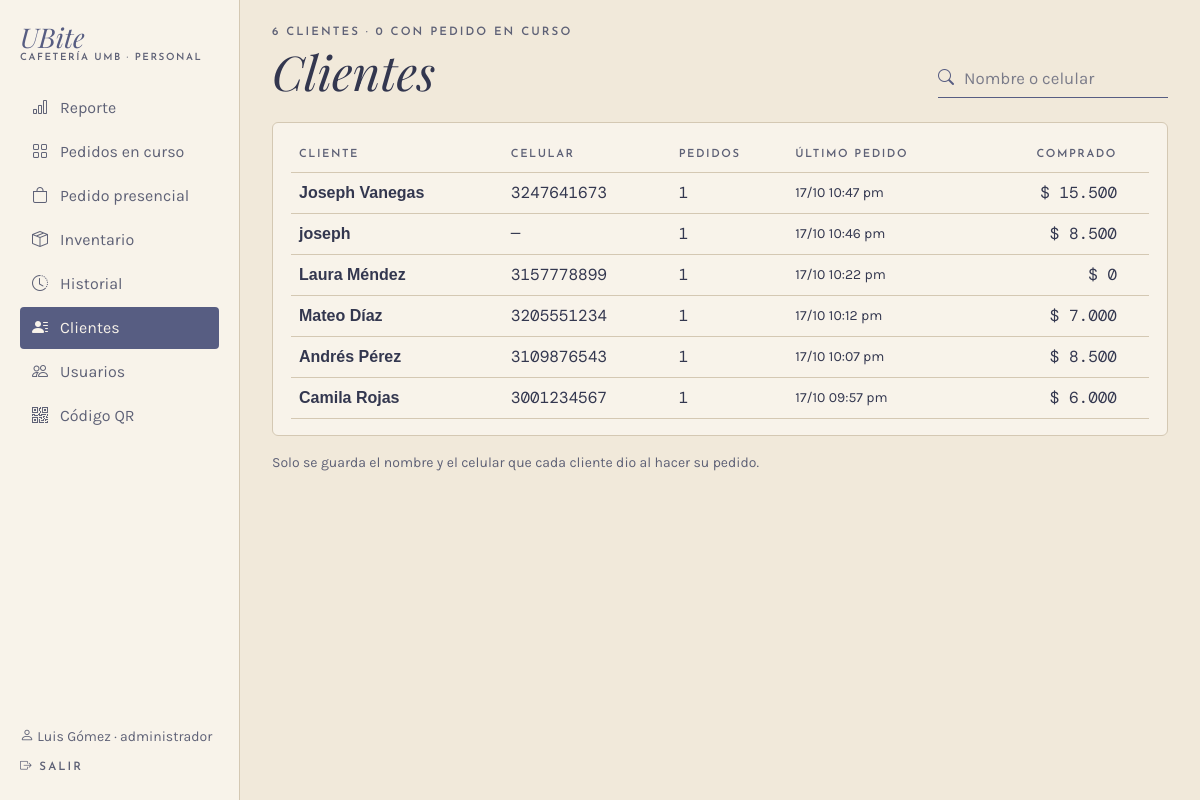
/admin/clientes (signed in), run on the app's committed database.
### app/models.py (models this page shows, shortened)
class Usuario(UserMixin, db.Model):
    __tablename__ = "usuario"
    __table_args__ = (
        db.CheckConstraint("rol IN ('cajero', 'administrador')", name="ck_usuario_rol"),
    )
    id_usuario = db.Column(db.Integer, primary_key=True, autoincrement=True)
    nombre = db.Column(db.Text, nullable=False)
    rol = db.Column(db.Text, nullable=False)
    username = db.Column(db.Text, nullable=False, unique=True)
    password_hash = db.Column(db.Text, nullable=False)
    activo = db.Column(db.Boolean, nullable=False, default=True)
    @property
    def is_active(self):
        return bool(self.activo)

class Cliente(db.Model):
    __tablename__ = "cliente"
    id_cliente = db.Column(db.Integer, primary_key=True, autoincrement=True)
    nombre = db.Column(db.Text, nullable=False)
    telefono = db.Column(db.Text, nullable=False)
    fecha_registro = db.Column(db.DateTime, nullable=False, default=ahora)
    suscripcion_push = db.Column(db.Text)
    pedidos = db.relationship("Pedido", back_populates="cliente", lazy=True)

class Pedido(db.Model):
    __tablename__ = "pedido"
    __table_args__ = (
        db.CheckConstraint("origen IN ('qr', 'presencial')", name="ck_pedido_origen"),
        db.CheckConstraint(
            "estado IN ('en_cola', 'en_preparacion', 'listo', 'entregado', 'cancelado')",
            name="ck_pedido_estado"),
        db.CheckConstraint("total >= 0", name="ck_pedido_total"),
    )
    TRANSICIONES = {
        "en_cola": {"en_preparacion", "listo", "cancelado"},
        "en_preparacion": {"listo", "cancelado"},
        "listo": {"entregado", "cancelado"},
        "entregado": set(),
        "cancelado": set(),
    }
    id_pedido = db.Column(db.Integer, primary_key=True, autoincrement=True)
    codigo = db.Column(db.Text, nullable=False, unique=True)
    id_cliente = db.Column(db.Integer, db.ForeignKey("cliente.id_cliente"), nullable=False)
    id_usuario = db.Column(db.Integer, db.ForeignKey("usuario.id_usuario"))
    fecha_hora = db.Column(db.DateTime, nullable=False, default=ahora)
    origen = db.Column(db.Text, nullable=False)
    estado = db.Column(db.Text, nullable=False, default="en_cola")
    total = db.Column(db.Float, nullable=False, default=0)
    cliente = db.relationship("Cliente", back_populates="pedidos")
    usuario = db.relationship("Usuario")
    detalles = db.relationship("DetallePedido", back_populates="pedido", lazy=True,
                               cascade="all, delete-orphan")
    pagos = db.relationship("Pago", back_populates="pedido", lazy=True)
    transacciones = db.relationship("Transaccion", back_populates="pedido", lazy=True)
    notificaciones = db.relationship("Notificacion", back_populates="pedido", lazy=True)

### app/routes/admin.py (the view)
@bp.route("/clientes")
@rol_requerido("administrador")
def clientes():
    buscar = request.args.get("buscar", "").strip()
    filas = gestion.clientes(buscar)
    return render_template("admin/clientes.html", filas=filas, buscar=buscar,
                           activos=sum(1 for f in filas if f["activo"]))

### app/__init__.py (called while the page is built)
def pesos(valor):
    return f"{valor:,.0f}".replace(",", ".")

@login_manager.user_loader
def cargar_usuario(id_usuario):
    from .models import Usuario
    return db.session.get(Usuario, int(id_usuario))

### app/database.py (called while the page is built)
@event.listens_for(Engine, "begin")
def _iniciar(conexion):
    conexion.exec_driver_sql("BEGIN IMMEDIATE" if _escritura.get() else "BEGIN")

### app/gestion.py (called while the page is built)
def clientes(buscar=""):
    q = Cliente.query
    if buscar:
        q = q.filter(Cliente.nombre.ilike(f"%{buscar}%") | Cliente.telefono.like(f"%{buscar}%"))
    filas = []
    for c in q.all():
        hechos = [p for p in c.pedidos if p.estado != "cancelado"]
        filas.append({
            "cliente": c,
            "pedidos": len(c.pedidos),
            "gastado": sum(p.total for p in hechos if p.estado == "entregado"),
            "ultimo": max((p.fecha_hora for p in c.pedidos), default=None),
            "activo": any(p.estado in ACTIVOS for p in c.pedidos),
        })
    filas.sort(key=lambda f: (not f["activo"], f["ultimo"] is None, -(f["ultimo"].timestamp() if f["ultimo"] else 0)))
    return filas

### app/routes/__init__.py (called while the page is built)
def rol_requerido(*roles):
    def decorador(vista):
        @wraps(vista)
        @login_required
        def envoltura(*args, **kwargs):
            if current_user.rol not in roles:
                abort(403)
            return vista(*args, **kwargs)
        return envoltura
    return decorador

def datos_menu():
    if not current_user.is_authenticated:
        return {}
    from flask import request
    admin = current_user.rol == "administrador"
    seccion = request.endpoint
    if seccion in ("inventario.entrada", "inventario.producto"):
        seccion = "inventario.lista"
    return {"es_admin": admin, "seccion": seccion,
            "menu_personal": MENU_ADMIN if admin else MENU_CAJERO,
            "menu_inferior": INFERIOR_ADMIN if admin else INFERIOR_CAJERO}

### app/routes/cliente.py (called while the page is built)
@bp.app_context_processor
def datos_carrito():
    carrito = session.get("carrito", {})
    return {"unidades_carrito": sum(carrito.values())}

### app/templates/admin/clientes.html (shortened to what this page needs)
{% extends "caja/_base.html" %}
{% set titulo_barra = "Clientes" %}
{% block panel %}
<div class="d-flex flex-wrap justify-content-between align-items-end gap-3 mb-4">
  <div>
    <p class="etiqueta mb-1">{{ filas|length }} clientes · {{ activos }} con pedido en curso</p>
    <h1 class="titulo display-5 mb-0 d-none d-lg-block">Clientes</h1>
  </div>
  <form method="get" class="campo-icono buscador"><i class="bi bi-search"></i>
    <input class="form-control linea-campo" name="buscar" value="{{ buscar }}" placeholder="Nombre o celular">
  </form>
</div>
<div class="tarjeta">
  <div class="table-responsive">
  <table class="table tabla-ubite align-middle mb-0">
    <thead><tr><th>Cliente</th><th>Celular</th><th>Pedidos</th><th>Último pedido</th><th class="text-end">Comprado</th><th></th></tr></thead>
    <tbody>
    {% for f in filas %}
    <tr>
      <td class="fw-bold">{{ f.cliente.nombre }}</td>
      <td class="mono">{{ f.cliente.telefono or "—" }}</td>
      <td class="mono">{{ f.pedidos }}</td>
      <td class="small">{{ f.ultimo.strftime('%d/%m %I:%M %p').lower() if f.ultimo else "—" }}</td>
      <td class="mono text-end">$ {{ f.gastado|pesos }}</td>
      <td class="text-end">{% if f.activo %}<span class="chip chip-oscuro">Pedido en curso</span>{% endif %}</td>
    </tr>
    {% else %}
    <tr><td colspan="6" class="suave">No hay clientes{{ " con esa búsqueda" if buscar }}.</td></tr>
    {% endfor %}
    </tbody>
  </table>
  </div>
</div>
<p class="small suave mt-3">Solo se guarda el nombre y el celular que cada cliente dio al hacer su pedido.</p>
{% endblock %}

### app/templates/caja/_base.html (shortened to what this page needs)
{% extends "base.html" %}
{% block clase_main %}{{ 'con-lateral' if es_admin }} container-xl py-4 con-barra-inferior{% endblock %}
{% block encabezado %}
{% if es_admin %}
<aside class="lateral d-none d-lg-flex">
  <a class="marca mb-4" href="{{ url_for('admin.reporte') }}"><span class="nombre">UBite</span><span class="sub">Cafetería UMB · Personal</span></a>
  <nav>
    {% for ruta, texto, icono in menu_personal %}
    <a href="{{ url_for(ruta) }}" class="{{ 'activo' if seccion == ruta }}"><i class="bi {{ icono }}"></i>{{ texto }}</a>
    {% endfor %}
  </nav>
  <div class="mt-auto pt-4 small">
    <div class="suave mb-2"><i class="bi bi-person"></i> {{ current_user.nombre }} · {{ current_user.rol }}</div>
    <a href="{{ url_for('auth.salir') }}" class="etiqueta text-decoration-none"><i class="bi bi-box-arrow-right"></i> Salir</a>
  </div>
</aside>
{% endif %}
{% endblock %}
{% block contenido %}
{% block panel %}{% endblock %}
{% endblock %}

### app/static/css/ubite.css (style rules this page uses)
:root { --papel: #F1E9DA; --papel-claro: #F8F3EA; --lavado: #E3DEDA; --linea: #D4C8B3; --tinta: #575D82; --tinta-oscura: #33374F; --tinta-suave: #5E6176; --alerta: #8A3B2E; --f-titulo: "Playfair Display", Georgia, serif; --f-etiqueta: "Josefin Sans", Arial, sans-serif; --f-texto: "Karla", Arial, sans-serif; --f-mono: "DM Mono", "Courier New", monospace; --bs-body-bg: var(--papel); --bs-body-color: var(--tinta-oscura); --bs-body-font-family: var(--f-texto); --bs-border-color: var(--linea); --bs-link-color-rgb: 51, 55, 79; --bs-link-hover-color-rgb: 87, 93, 130; }
html { background: var(--papel); }
body { min-height: 100vh; background: var(--papel); color: var(--tinta-oscura); font-family: var(--f-texto); }
.titulo { font-family: var(--f-titulo); font-style: italic; font-weight: 400; color: var(--tinta-oscura); line-height: 1.1; }
.etiqueta { font-family: var(--f-etiqueta); font-weight: 600; font-size: .72rem; letter-spacing: .18em; text-transform: uppercase; color: var(--tinta-suave); }
.mono { font-family: var(--f-mono); }
.suave { color: var(--tinta-suave); }
.marca { text-decoration: none; display: inline-block; line-height: 1; }
.marca .nombre { font-family: var(--f-titulo); font-style: italic; font-size: 1.7rem; color: var(--tinta); }
.marca .sub { display: block; margin-top: 2px; font-family: var(--f-etiqueta); font-weight: 600; font-size: .62rem; letter-spacing: .16em; text-transform: uppercase; color: var(--tinta-suave); }
.form-control.linea-campo { background: transparent; border: 0; border-bottom: 1px solid var(--tinta); border-radius: 0; padding-left: 0; font-size: 1.05rem; color: var(--tinta-oscura); }
.campo-icono { display: flex; align-items: center; gap: 10px; border-bottom: 1px solid var(--tinta); }
.campo-icono i { color: var(--tinta); }
.campo-icono .linea-campo { border-bottom: 0; }
.form-control::placeholder { color: var(--tinta-suave); opacity: .8; }
.buscador { min-width: 230px; }
.tarjeta { display: block; background: var(--papel-claro); border: 1px solid var(--linea); border-radius: 6px; padding: 16px 18px; }
.tabla-ubite { --bs-table-bg: transparent; --bs-table-color: var(--tinta-oscura); }
.tabla-ubite th { font-family: var(--f-etiqueta); font-size: .7rem; letter-spacing: .14em; text-transform: uppercase; color: var(--tinta-suave); font-weight: 600; }
.lateral { position: fixed; top: 0; bottom: 0; left: 0; width: 240px; z-index: 30; flex-direction: column; padding: 24px 20px; background: var(--papel-claro); border-right: 1px solid var(--linea); overflow-y: auto; }
.lateral nav, .lateral-links { display: flex; flex-direction: column; gap: 2px; }
.lateral nav a, .lateral-links a { display: flex; align-items: center; gap: 12px; padding: 9px 12px; border-radius: 4px; color: var(--tinta-suave); text-decoration: none; }
.lateral nav a.activo, .lateral-links a.activo { background: var(--tinta); color: var(--papel-claro); }

### data on the page
Usuario: nombre "Luis Gómez", rol "administrador"
Cliente: cliente.nombre "Joseph Vanegas", cliente "3247641673"
Pedido: ultimo "17/10 10:47 pm"
Cliente: cliente.nombre "joseph", cliente "—"
Pedido: ultimo "17/10 10:46 pm"
Cliente: cliente.nombre "Laura Méndez", cliente "3157778899"
Pedido: ultimo "17/10 10:22 pm"
Cliente: cliente.nombre "Mateo Díaz", cliente "3205551234"
Pedido: ultimo "17/10 10:12 pm"
Cliente: cliente.nombre "Andrés Pérez", cliente "3109876543"
Pedido: ultimo "17/10 10:07 pm"
Cliente: cliente.nombre "Camila Rojas", cliente "3001234567"
Pedido: ultimo "17/10 09:57 pm"

### other printed values
{{ texto }} "Reporte" "Pedidos en curso" "Pedido presencial" "Inventario" "Historial" "Clientes" "Usuarios" "Código QR"
{{ filas|length }} "6"
{{ activos }} "0"
{{ f.pedidos }} "1" "1" "1" "1" "1" "1"
{{ f.gastado|pesos }} "15.500" "8.500" "0" "7.000" "8.500" "6.000"
